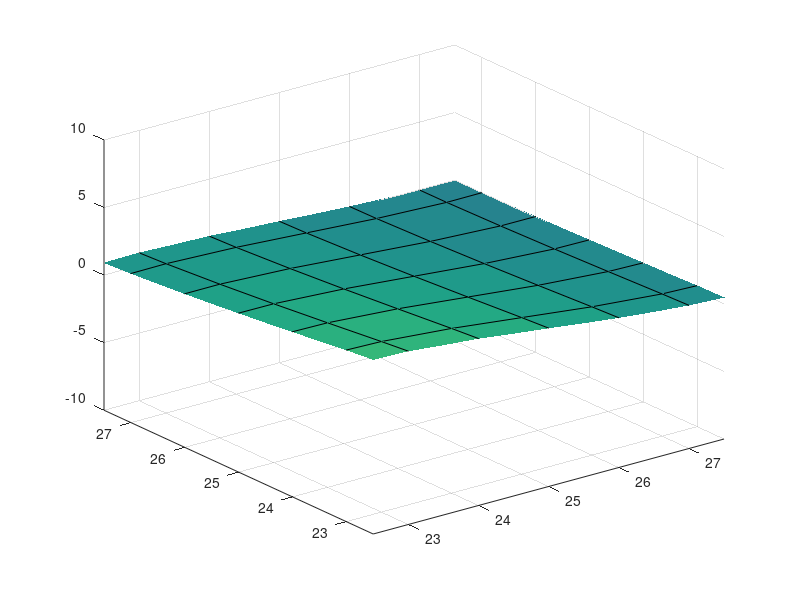

Reproduce this figure in MATLAB. (Note: this script raises an error after producing the figure.)
 h = surf(peaks);
 zoom(10);
 disp('Click anywhere on the surface, then hit return')
 pause
 [p v vi face facei] = select3d;
 marker1 = line('xdata',p(1),'ydata',p(2),'zdata',p(3),'marker','o',...
                'erasemode','xor','markerfacecolor','k');
 marker2 = line('xdata',v(1),'ydata',v(2),'zdata',v(3),'marker','o',...
                'erasemode','xor','markerfacecolor','k');
 marker2 = line('erasemode','xor','xdata',face(1,:),'ydata',face(2,:),...
                'zdata',face(3,:),'linewidth',10);
 disp(sprintf('\nYou clicked at\nX: %.2f\nY: %.2f\nZ: %.2f',p(1),p(2),p(3)'))
 disp(sprintf('\nThe nearest vertex is\nX: %.2f\nY: %.2f\nZ: %.2f',v(1),v(2),v(3)'))

